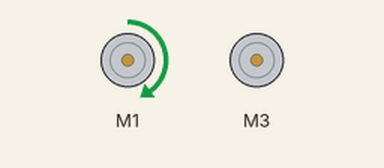
Simulated run of this sketch. Board: Arduino Uno, built with avr-gcc and run on an emulated ATmega328P. Parts: 2 × DC motor (green arrow = forward, orange = backward, longer = faster).

Above: at 0.1 s.
At 20.1 s:
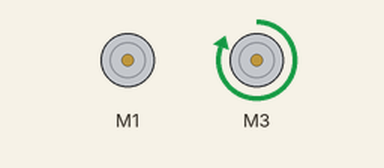
At 21.1 s:
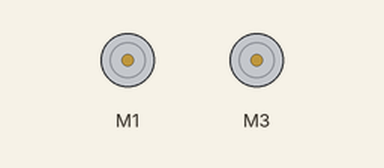
At 32.1 s:
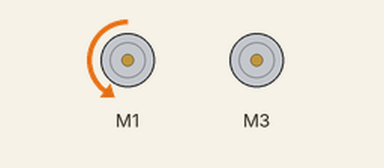
Timing chart, 0 to 33.6 s (numbered marks = the images above):
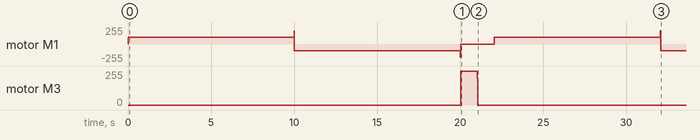

The sketch:

motortest.ino
```cpp
//RC Code v1
//
//
//ARDUINO (UNO) SETUP:
//=====================
//Ping sensor (HC-SR04) = 5V, GND, D11 (for both trigger & echo)
//LCD Display = I2C : 5v, GND, SCL (A5) & SDA (A4)
//Adafruit GPS Shield = D7 & D8 (Uses shield, so pins used internally)
//IR Reciever (TSOP38238) = TBD
//Adafruit LSM303 Compass = TBD
//Adafruit MotorShield v2 = M1 (Accelerate), M3 (Turn)


/************* Libraries *************/
#include <Wire.h> //used by: motor shield
#include <Adafruit_MotorShield.h> //used by: motor shield
#include "utility/Adafruit_MS_PWMServoDriver.h" //used by: motor shield for DC motors


/************* Globals *************/

//Create the motor shield objects
Adafruit_MotorShield AFMS = Adafruit_MotorShield();

//Create our motors
Adafruit_DCMotor *driveMotor = AFMS.getMotor(1); //Using port M1
Adafruit_DCMotor *turnMotor = AFMS.getMotor(3); //Using port M3

//Motor speeds range: 0-255
#define FAST_SPEED 150
#define NORMAL_SPEED 125
#define TURN_SPEED 100
#define SLOW_SPEED 75

/************* Setup *************/
void setup() {
    AFMS.begin(); //start the motor shield

    //set the default motor speed
    driveMotor->setSpeed(NORMAL_SPEED);
    turnMotor->setSpeed(255); //full turn

    //run the motors
    /*
    ** Motors can run in 3 directions:
    ** FORWARD: motor spins forward
    ** BACKWARD: motor spins backward
    ** RELEASE: cut power to motor, stops rotation, does not apply braking
    ** If FORWARD or BACKWARD do match the actual direction you vehicle
    ** goes, just switch the motor leads on the shield
    */
}

/************* Loop *************/
void loop() {
    uint8_t i;

    //Make the drive motor go forward to top speed and then back down to zero
    driveMotor->setSpeed(TURN_SPEED);
    driveMotor->run(FORWARD);
    delay(10000);
    //Slow down the motor that way we don't kill it
    driveMotor->setSpeed(200);
    delay(10);
    driveMotor->setSpeed(100);
    delay(10);
    driveMotor->setSpeed(50);
    driveMotor->setSpeed(0);

    driveMotor->run(RELEASE);

    //Make the drive motor go backward to top speed and then back down to zero
    driveMotor->setSpeed(TURN_SPEED);
    driveMotor->run(BACKWARD);
    delay(10000);
    driveMotor->setSpeed(200);
    delay(10);
    driveMotor->setSpeed(100);
    delay(10);
    driveMotor->setSpeed(50);
    driveMotor->setSpeed(0);

    //Completely stop the drive motor
    driveMotor->run(RELEASE);

    //Turn the wheels
    turnMotor->setSpeed(255);
    turnMotor->run(FORWARD); //This should be a right hand turn
    delay(1000);
    turnMotor->setSpeed(200);
    delay(5);
    turnMotor->setSpeed(100);
    delay(5);
    turnMotor->setSpeed(50);
    turnMotor->setSpeed(0);

    turnMotor->run(RELEASE);
    delay(1000);
}
```

Measured:
- by itself, motor M3: stopped → forward 255/255 at 20.0 s, → stopped 1.0 s later
- by itself, motor M1: stopped → forward 100/255 at 0.00 s, → backward 100/255 10.0 s later, → stopped 10.0 s later, → forward 100/255 2.0 s later, … (5 changes in this stretch)
